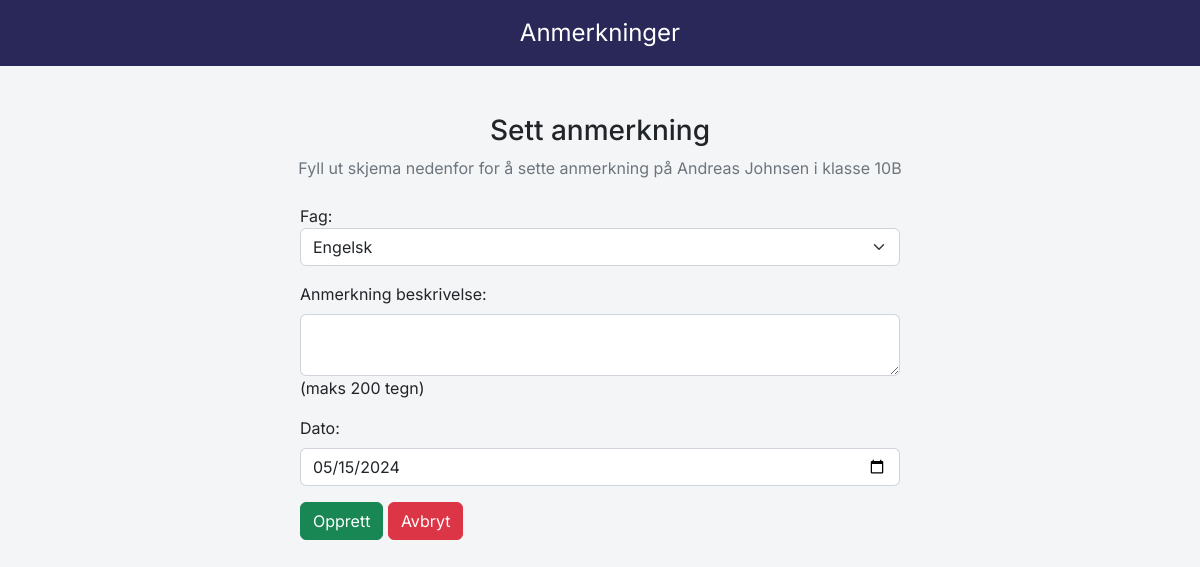
/annotation/create-annotation.php?id=61 (signed in), run on the app's committed database.
### tables this page shows
CREATE TABLE `students` (
  `id` int(50) NOT NULL,
  `first_name` varchar(50) NOT NULL,
  `last_name` varchar(50) NOT NULL,
  `class` varchar(50) NOT NULL,
  `absence` varchar(50) NOT NULL,
  `comment` varchar(200) NOT NULL
);

### annotation/create-annotation.php (the view, shortened to what this page needs)
<?php
include "../db_conn.php";
$id = $_GET['id'];
$sql = "SELECT class, first_name, last_name FROM students WHERE id = $id LIMIT 1";
$result = mysqli_query($conn, $sql);
$row = mysqli_fetch_assoc($result);
?>
<!DOCTYPE html>
<html lang="en">
<head>
  <link href="https://cdn.jsdelivr.net/npm/bootstrap@5.2.3/dist/css/bootstrap.min.css" rel="stylesheet">
  <link rel="stylesheet" href="https://cdnjs.cloudflare.com/ajax/libs/bootstrap-datepicker/1.9.0/css/bootstrap-datepicker.min.css" />
  <link rel="stylesheet" href="../style.css"/>
</head>
<body>
<nav class="navbar navbar-light justify-content-center fs-4 mb-5 custom-navlinks text-white">
        Anmerkninger
</nav>
    <div class="container">
        <div class="text-center mb-4">
          <h3>Sett anmerkning</h3>
          <p class="text-muted">Fyll ut skjema nedenfor for å sette anmerkning på <?php echo $row["first_name"] . ' ' . $row["last_name"]?> i klasse <?php echo $row["class"]?></p>
        </div>
        <div class="container d-flex justify-content-center">
            <form action="" method="post" style="width:50vw; min-width:300px;">
                <div class="row mb-3">
                    <div class="form-group mb-3">
                        <label for="subject_typeSelect">Fag:</label>
                        <select class="form-select" id="subject_typeSelect" name="subject_type">
                            <option value="Engelsk">Engelsk</option>
                        </select>
                    </div>
                    <div class="mb-3">
                        <label class="form-label">Anmerkning beskrivelse:</label>
                        <textarea type="text" class="form-control" name="annotation_text" id="annotation_text" maxlength="200" required value="<?php echo isset($annotation_text) ? $annotation_text : ''; ?>"></textarea>
                        <div id="annotationTextCount">(maks 200 tegn)</div>
                    </div>
                    <div class="mb-3">
                      <label class="form-label">Dato:</label>
                      <input type="date" class="form-control" name="annotation_date" required value="<?php echo date('Y-m-d'); ?>">
                    </div>
                    <div>
                        <button type="submit" class="btn btn-success" name="submit">Opprett</button>
                        <a href="annotation.php" class="btn btn-danger">Avbryt</a>
                    </div>
                </div>
            </form>
        </div>
    </div>
</body>
</html>

### style.css (style rules this page uses)
* { font-family: 'Inter', sans-serif; }
body { background-color: #F4F5F6; }
html { scroll-behavior: smooth; }
.custom-navlinks { background-color: #2A2859; padding: 15px; }
a { color: #000000; text-decoration: none; }

### data on the page
students: first_name "Andreas", last_name "Johnsen", class "10B"
